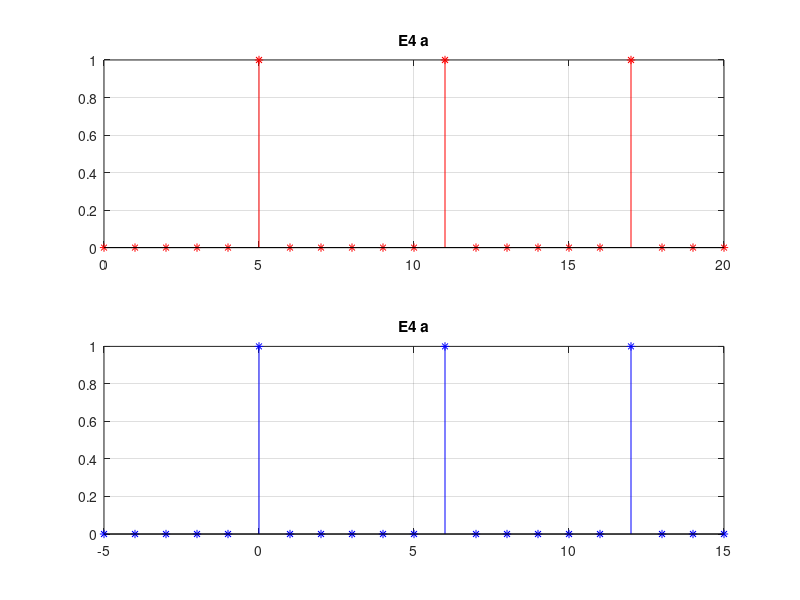
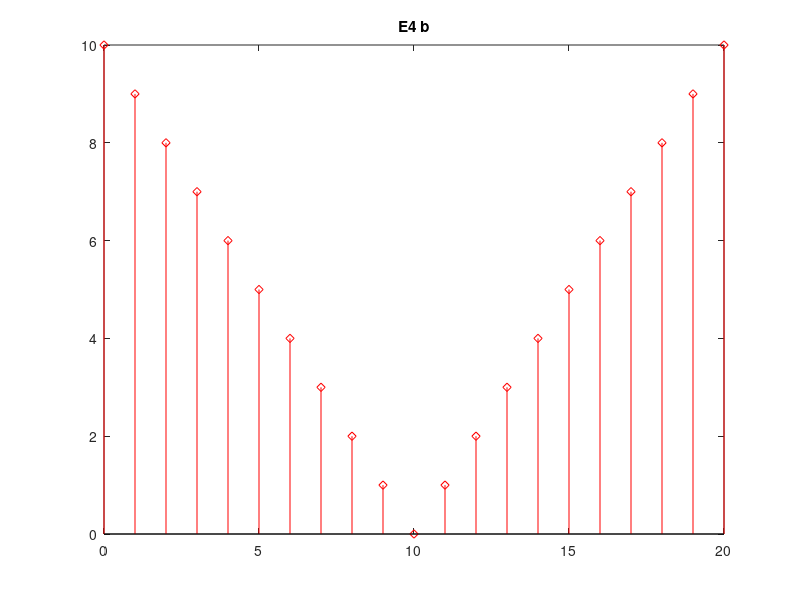
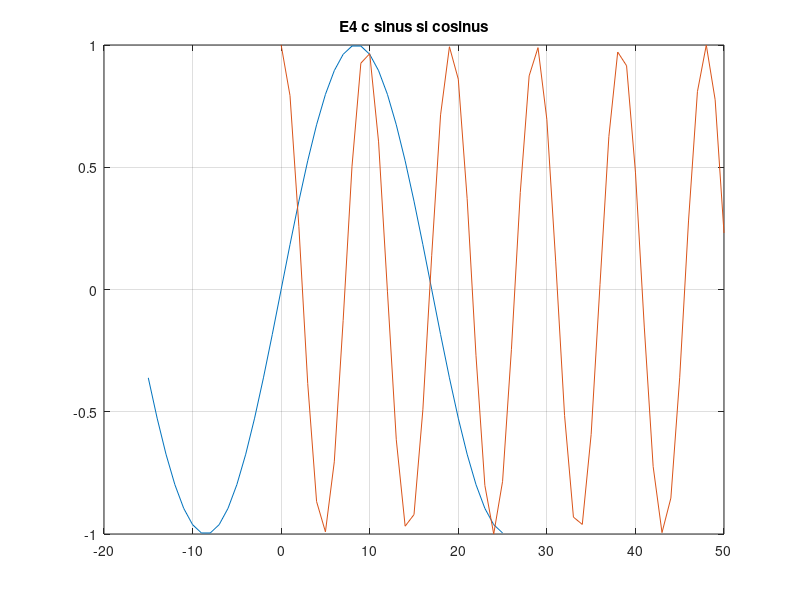
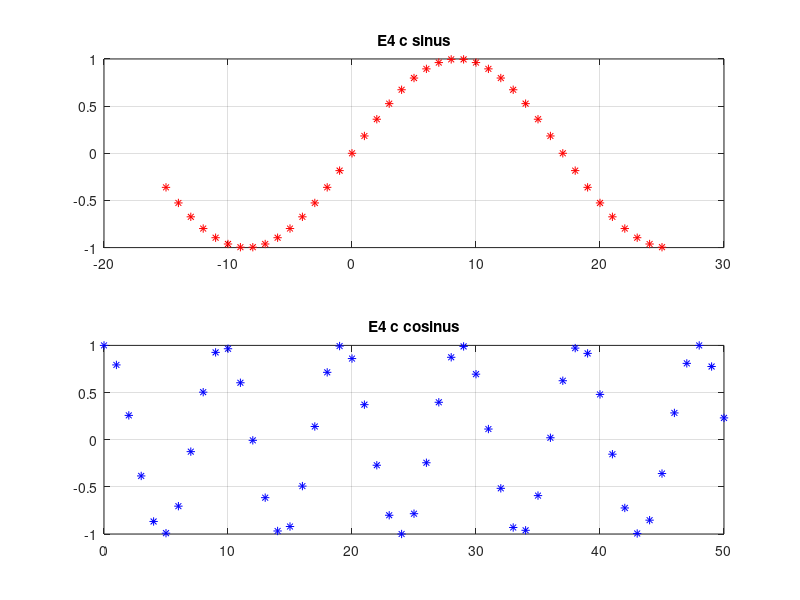

Here is the MATLAB script that generated these plots, in order:
z=zeros(1, 21);   
for i=6 : 6 :21 
z(1,i)=1; 
end  

 
    n= 0:20; 
    m= -5:15; 
     
figure(1)  
subplot(2,1,1), stem(n,z,'r*'),title('E4 a'), grid
subplot(2,1,2), stem(m,z,'b*'),title('E4 a'), grid 


    t= abs(10-n);
    
figure(2) 
stem(n,t,'rd'), title('E4 b') 

    q1= -15:25; 
    q2= 0:50; 
     
    x1=sin((pi/17)*q1); 
    x2=cos((pi/sqrt(23))*q2); 

 
figure(3) 
plot(q1,x1,q2,x2),grid,title('E4 c sinus si cosinus') 

figure(4) 
subplot(2,1,1), plot(q1,x1,'r*'),grid,title('E4 c sinus') 
subplot(2,1,2), plot(q2,x2,'b*'),grid,title('E4 c cosinus') 
  
figure(5) 
subplot(2,1,1), stem(q1,x1,'rd'),grid,title('E4 c sinus') 
 subplot(2,1,2), stem(q2,x2,'bd'),grid,title('E4 c cosinus') 